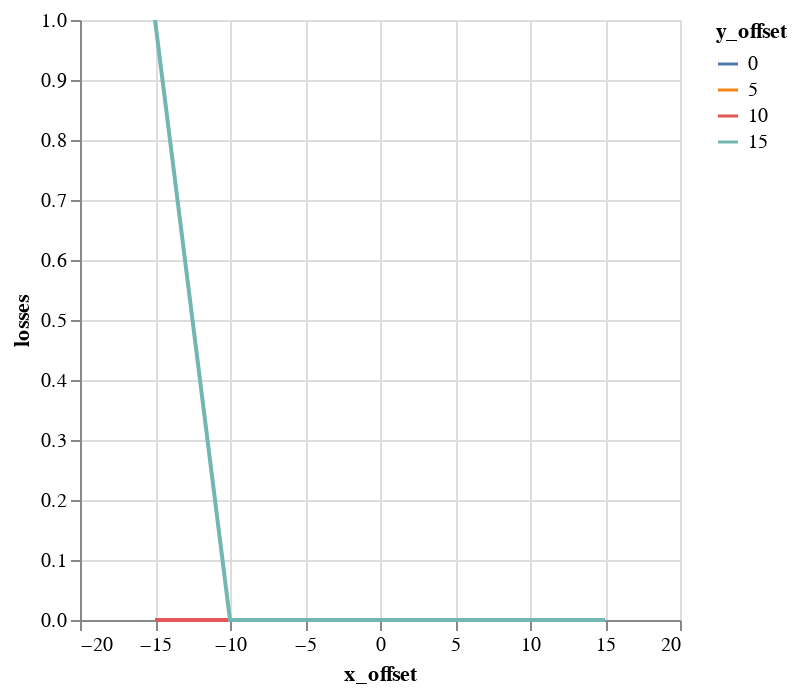

Notebook source saved alongside this figure:
### Code cell
alt.Chart(emit_df).mark_line().encode(
    color='y_offset:N',
    x='x_offset',
    y='losses',
)

### Figure 1 — Vega-Lite specification as saved in the notebook (floating-point values rounded to 4 significant figures)
{"$schema": "https://vega.github.io/schema/vega-lite/v1.2.1.json", "data": {"values": [{"losses": 0, "relbeta": 0.002303, "sourceID": 16777222, "sourceName": "x_-15_y_0", "x_emittance": 2.121, "x_emittance_rel": 1.308, "x_norm_emittance": 0.004884, "x_offset": -15, "y_emittance": 2.025, "y_emittance_rel": 1.288, "y_norm_emittance": 0.004664, "y_offset": 0}, {"losses": 0, "relbeta": 0.002303, "sourceID": 16777229, "sourceName": "x_-15_y_5", "x_emittance": 2.764, "x_emittance_rel": 1.735, "x_norm_emittance": 0.006366, "x_offset": -15, "y_emittance": 2.42, "y_emittance_rel": 1.519, "y_norm_emittance": 0.005574, "y_offset": 5}, {"losses": 0, "relbeta": 0.002303, "sourceID": 16777236, "sourceName": "x_-15_y_10", "x_emittance": 4.015, "x_emittance_rel": 2.483, "x_norm_emittance": 0.009247, "x_offset": -15, "y_emittance": 4.131, "y_emittance_rel": 2.587, "y_norm_emittance": 0.009515, "y_offset": 10}, {"losses": 1, "relbeta": 0.002304, "sourceID": 16777243, "sourceName": "x_-15_y_15", "x_emittance": 6.756, "x_emittance_rel": 4.043, "x_norm_emittance": 0.01556, "x_offset": -15, "y_emittance": 6.809, "y_emittance_rel": 4.097, "y_norm_emittance": 0.01569, "y_offset": 15}, {"losses": 0, "relbeta": 0.002303, "sourceID": 16777220, "sourceName": "x_-10_y_0", "x_emittance": 1.669, "x_emittance_rel": 1.048, "x_norm_emittance": 0.003844, "x_offset": -10, "y_emittance": 1.653, "y_emittance_rel": 1.065, "y_norm_emittance": 0.003807, "y_offset": 0}, {"losses": 0, "relbeta": 0.002303, "sourceID": 16777227, "sourceName": "x_-10_y_5", "x_emittance": 1.806, "x_emittance_rel": 1.12, "x_norm_emittance": 0.00416, "x_offset": -10, "y_emittance": 1.863, "y_emittance_rel": 1.179, "y_norm_emittance": 0.004292, "y_offset": 5}, {"losses": 0, "relbeta": 0.002303, "sourceID": 16777234, "sourceName": "x_-10_y_10", "x_emittance": 2.192, "x_emittance_rel": 1.475, "x_norm_emittance": 0.00505, "x_offset": -10, "y_emittance": 2.78, "y_emittance_rel": 1.67, "y_norm_emittance": 0.006404, "y_offset": 10}, {"losses": 0, "relbeta": 0.002304, "sourceID": 16777241, "sourceName": "x_-10_y_15", "x_emittance": 3.343, "x_emittance_rel": 2.306, "x_norm_emittance": 0.0077, "x_offset": -10, "y_emittance": 4.378, "y_emittance_rel": 2.679, "y_norm_emittance": 0.01008, "y_offset": 15}, {"losses": 0, "relbeta": 0.002303, "sourceID": 16777218, "sourceName": "x_-5_y_0", "x_emittance": 1.688, "x_emittance_rel": 1.007, "x_norm_emittance": 0.003887, "x_offset": -5, "y_emittance": 1.74, "y_emittance_rel": 1.013, "y_norm_emittance": 0.004007, "y_offset": 0}, {"losses": 0, "relbeta": 0.002303, "sourceID": 16777225, "sourceName": "x_-5_y_5", "x_emittance": 1.586, "x_emittance_rel": 1.041, "x_norm_emittance": 0.003653, "x_offset": -5, "y_emittance": 1.779, "y_emittance_rel": 1.094, "y_norm_emittance": 0.004097, "y_offset": 5}, {"losses": 0, "relbeta": 0.002303, "sourceID": 16777232, "sourceName": "x_-5_y_10", "x_emittance": 1.708, "x_emittance_rel": 1.13, "x_norm_emittance": 0.003935, "x_offset": -5, "y_emittance": 2.258, "y_emittance_rel": 1.461, "y_norm_emittance": 0.0052, "y_offset": 10}, {"losses": 0, "relbeta": 0.002303, "sourceID": 16777239, "sourceName": "x_-5_y_15", "x_emittance": 2.309, "x_emittance_rel": 1.365, "x_norm_emittance": 0.00532, "x_offset": -5, "y_emittance": 3.007, "y_emittance_rel": 1.998, "y_norm_emittance": 0.006926, "y_offset": 15}, {"losses": 0, "relbeta": 0.002303, "sourceID": 16777216, "sourceName": "x_0_y_0", "x_emittance": 1.542, "x_emittance_rel": 1.001, "x_norm_emittance": 0.003551, "x_offset": 0, "y_emittance": 1.543, "y_emittance_rel": 1.004, "y_norm_emittance": 0.003554, "y_offset": 0}, {"losses": 0, "relbeta": 0.002303, "sourceID": 16777223, "sourceName": "x_0_y_5", "x_emittance": 1.552, "x_emittance_rel": 1.008, "x_norm_emittance": 0.003575, "x_offset": 0, "y_emittance": 1.656, "y_emittance_rel": 1.079, "y_norm_emittance": 0.003813, "y_offset": 5}, {"losses": 0, "relbeta": 0.002303, "sourceID": 16777230, "sourceName": "x_0_y_10", "x_emittance": 1.44, "x_emittance_rel": 1.026, "x_norm_emittance": 0.003315, "x_offset": 0, "y_emittance": 2.026, "y_emittance_rel": 1.373, "y_norm_emittance": 0.004666, "y_offset": 10}, {"losses": 0, "relbeta": 0.002303, "sourceID": 16777237, "sourceName": "x_0_y_15", "x_emittance": 1.945, "x_emittance_rel": 1.1, "x_norm_emittance": 0.00448, "x_offset": 0, "y_emittance": 3.043, "y_emittance_rel": 1.887, "y_norm_emittance": 0.007009, "y_offset": 15}, {"losses": 0, "relbeta": 0.002303, "sourceID": 16777217, "sourceName": "x_5_y_0", "x_emittance": 1.555, "x_emittance_rel": 1.003, "x_norm_emittance": 0.00358, "x_offset": 5, "y_emittance": 1.677, "y_emittance_rel": 1.002, "y_norm_emittance": 0.003862, "y_offset": 0}, {"losses": 0, "relbeta": 0.002303, "sourceID": 16777224, "sourceName": "x_5_y_5", "x_emittance": 1.612, "x_emittance_rel": 1.006, "x_norm_emittance": 0.003712, "x_offset": 5, "y_emittance": 1.618, "y_emittance_rel": 1.098, "y_norm_emittance": 0.003725, "y_offset": 5}, {"losses": 0, "relbeta": 0.002303, "sourceID": 16777231, "sourceName": "x_5_y_10", "x_emittance": 1.487, "x_emittance_rel": 1.016, "x_norm_emittance": 0.003424, "x_offset": 5, "y_emittance": 1.992, "y_emittance_rel": 1.25, "y_norm_emittance": 0.004588, "y_offset": 10}, {"losses": 0, "relbeta": 0.002303, "sourceID": 16777238, "sourceName": "x_5_y_15", "x_emittance": 1.677, "x_emittance_rel": 1.049, "x_norm_emittance": 0.003863, "x_offset": 5, "y_emittance": 3.008, "y_emittance_rel": 1.911, "y_norm_emittance": 0.006928, "y_offset": 15}, {"losses": 0, "relbeta": 0.002303, "sourceID": 16777219, "sourceName": "x_10_y_0", "x_emittance": 1.549, "x_emittance_rel": 1.02, "x_norm_emittance": 0.003567, "x_offset": 10, "y_emittance": 1.613, "y_emittance_rel": 1.009, "y_norm_emittance": 0.003714, "y_offset": 0}, {"losses": 0, "relbeta": 0.002303, "sourceID": 16777226, "sourceName": "x_10_y_5", "x_emittance": 1.476, "x_emittance_rel": 1.02, "x_norm_emittance": 0.003399, "x_offset": 10, "y_emittance": 1.602, "y_emittance_rel": 1.063, "y_norm_emittance": 0.003689, "y_offset": 5}, {"losses": 0, "relbeta": 0.002303, "sourceID": 16777233, "sourceName": "x_10_y_10", "x_emittance": 1.79, "x_emittance_rel": 1.027, "x_norm_emittance": 0.004123, "x_offset": 10, "y_emittance": 2.265, "y_emittance_rel": 1.405, "y_norm_emittance": 0.005217, "y_offset": 10}, {"losses": 0, "relbeta": 0.002303, "sourceID": 16777240, "sourceName": "x_10_y_15", "x_emittance": 1.781, "x_emittance_rel": 1.132, "x_norm_emittance": 0.004103, "x_offset": 10, "y_emittance": 2.742, "y_emittance_rel": 1.814, "y_norm_emittance": 0.006315, "y_offset": 15}, {"losses": 0, "relbeta": 0.002303, "sourceID": 16777221, "sourceName": "x_15_y_0", "x_emittance": 1.606, "x_emittance_rel": 1.071, "x_norm_emittance": 0.003697, "x_offset": 15, "y_emittance": 1.586, "y_emittance_rel": 1.005, "y_norm_emittance": 0.003653, "y_offset": 0}, {"losses": 0, "relbeta": 0.002303, "sourceID": 16777228, "sourceName": "x_15_y_5", "x_emittance": 1.716, "x_emittance_rel": 1.091, "x_norm_emittance": 0.003951, "x_offset": 15, "y_emittance": 1.651, "y_emittance_rel": 1.111, "y_norm_emittance": 0.003802, "y_offset": 5}, {"losses": 0, "relbeta": 0.002303, "sourceID": 16777235, "sourceName": "x_15_y_10", "x_emittance": 1.992, "x_emittance_rel": 1.228, "x_norm_emittance": 0.004588, "x_offset": 15, "y_emittance": 2.402, "y_emittance_rel": 1.487, "y_norm_emittance": 0.005533, "y_offset": 10}, {"losses": 0, "relbeta": 0.002303, "sourceID": 16777242, "sourceName": "x_15_y_15", "x_emittance": 2.432, "x_emittance_rel": 1.605, "x_norm_emittance": 0.005602, "x_offset": 15, "y_emittance": 3.764, "y_emittance_rel": 2.371, "y_norm_emittance": 0.00867, "y_offset": 15}]}, "encoding": {"color": {"field": "y_offset", "type": "nominal"}, "x": {"field": "x_offset", "type": "quantitative"}, "y": {"field": "losses", "type": "quantitative"}}, "mark": "line"}
